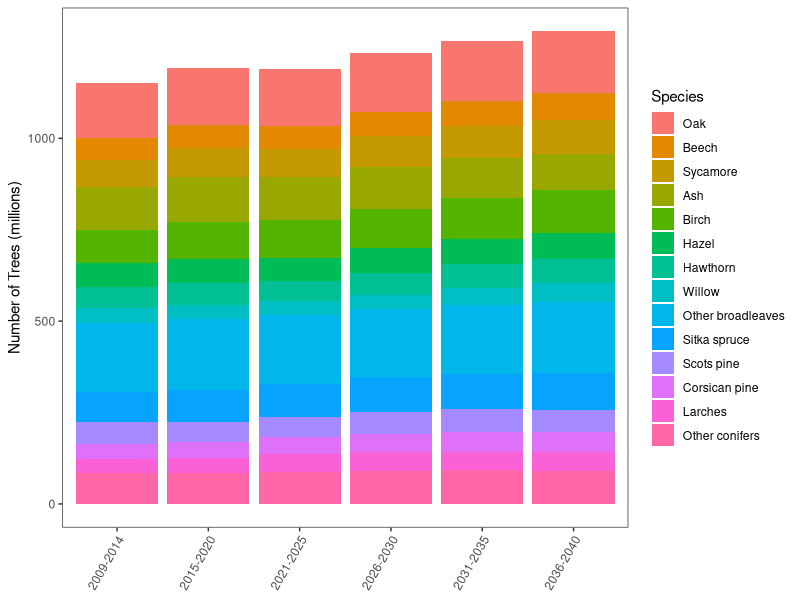
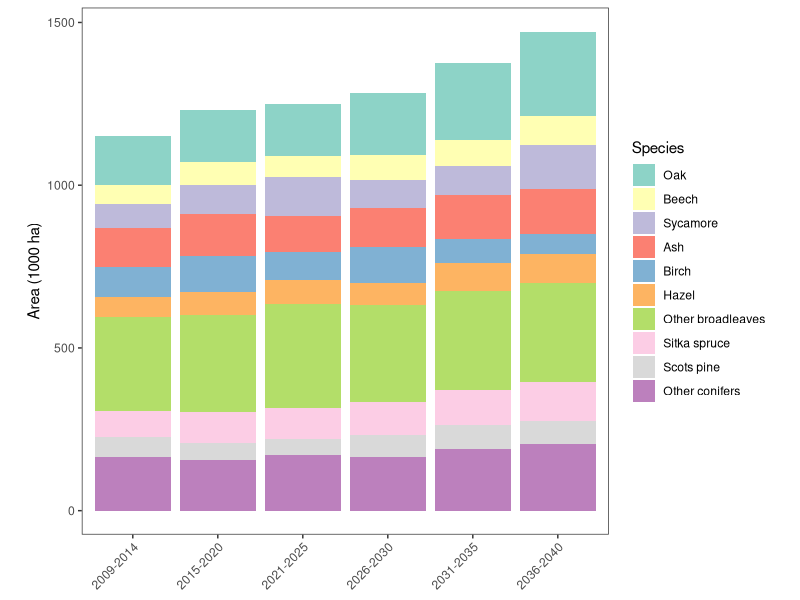
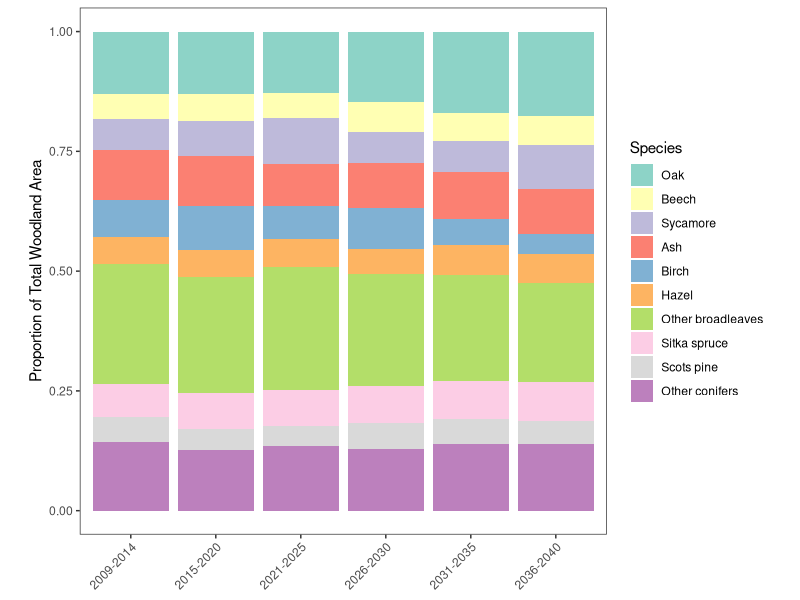
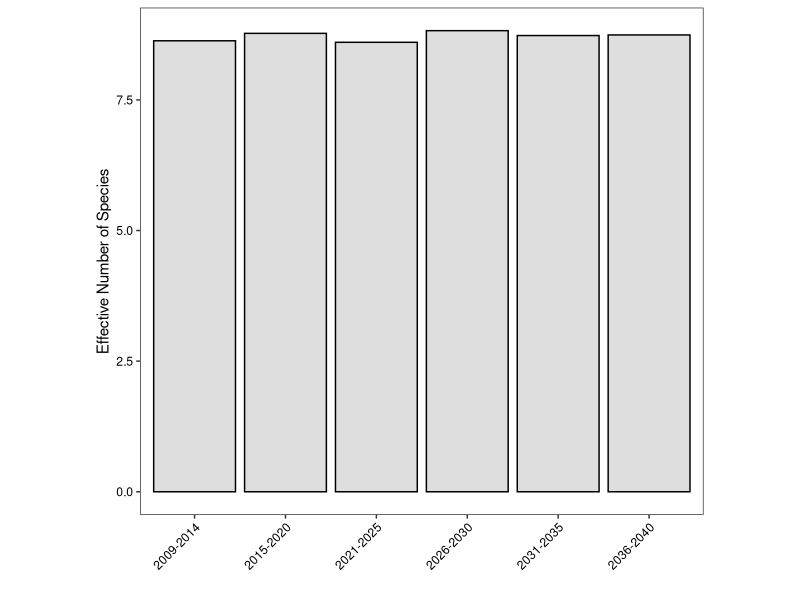
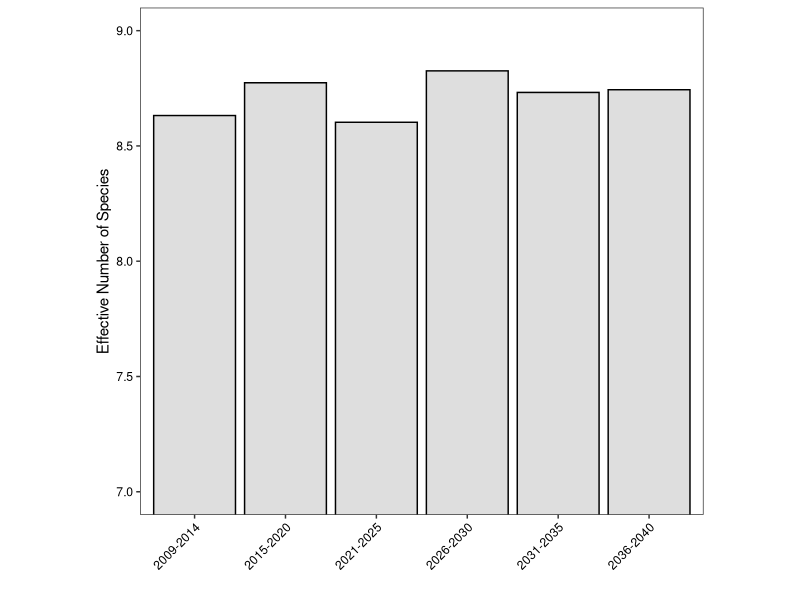
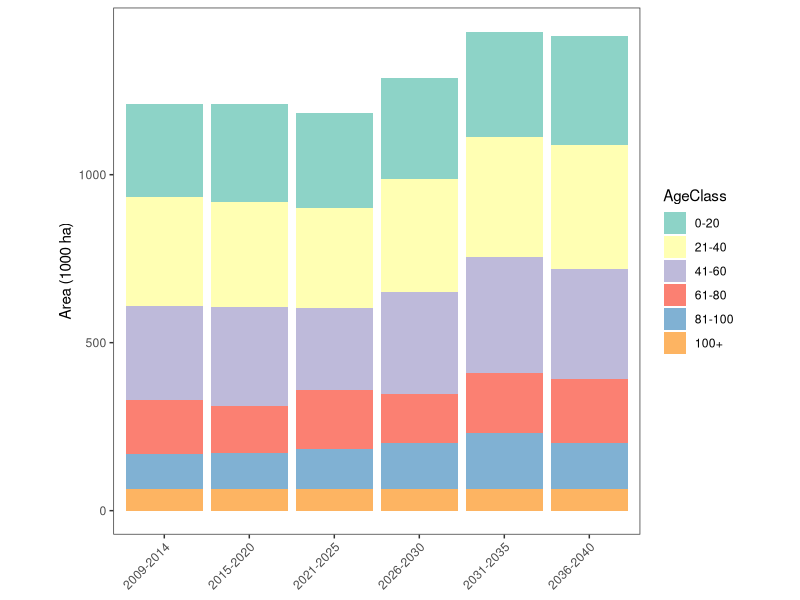
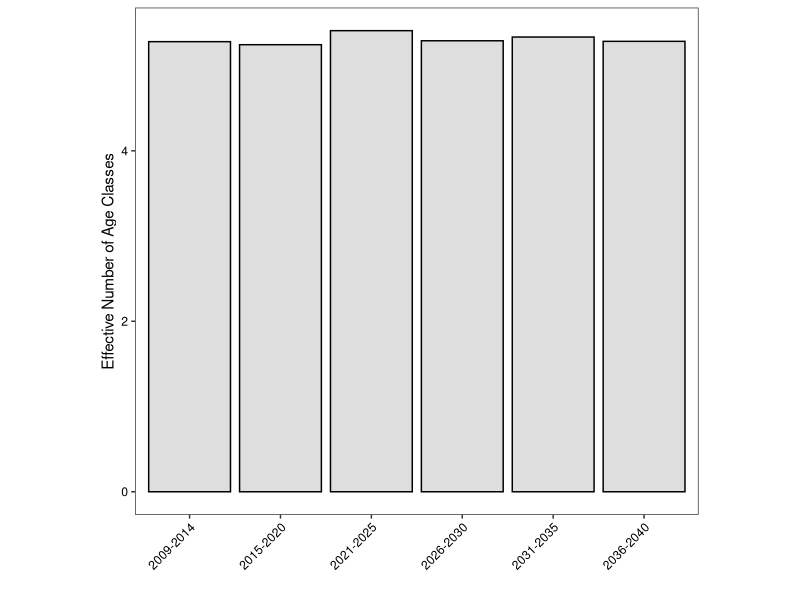
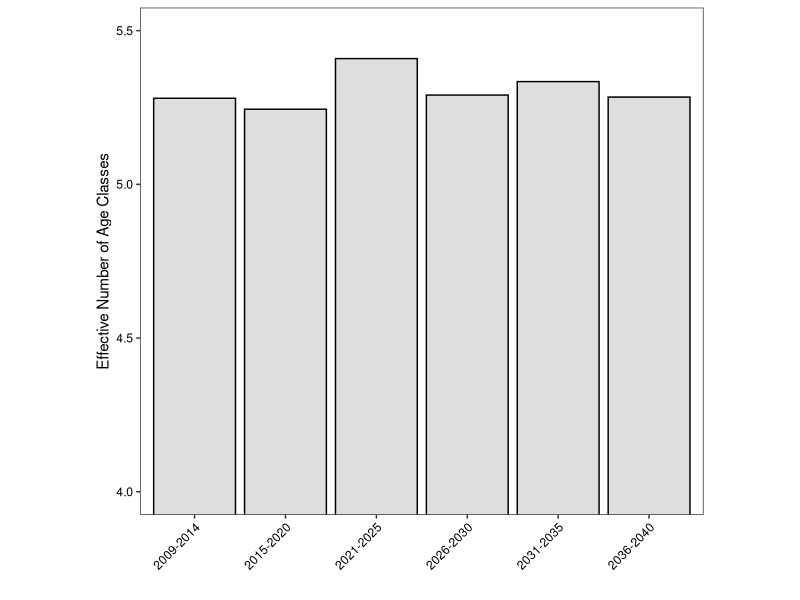

Write R code to recreate these figures, in order.
##Script Name: New Diversity Graphs

##Author: Izzy Hassall, Ecosystems Analysis
##Contact (if different from above):

##Date Created: 2020-02-26

##Date Modified:

##Licence:

##Abstract:
#Species/Age/DBH diversity - species/age/dbh class composition by area over time, current snapshot (table), ENS 

##R version 3.6.1 (2019-07-05)
##Dependencies:
library(readxl)
library(tidyr)
library(ggplot2)
library(plyr)
library(dplyr)
library(vegan)
library(reshape)

#NFI Annual Stats Release
#Interim estimates at March 2012 - data I was already using in other scripts 

###Change existing graphs so that mock data shows a general trend and more distinct changes###
##SPECIES##################################################
#Generate mock dataset to show changes in SPECIES diversity over time
#Based on area in thousand ha
#FOR ALL SPECIES WITH OVER 40,000 HA
species<-c("Oak","Beech","Sycamore","Ash","Birch","Hazel","Hawthorn","Willow","Other broadleaves","Sitka spruce","Scots pine","Corsican pine","Larches","Other conifers")
all_mock<-matrix(c(151,155,155,160,165,170,
                   59,64,62,67,68,72,
                   74,79,78,83,87,93,
                   120,124,118,115,110,100,
                   90,100,104,108,112,118,
                   64,66,62,68,70,70,
                   57,60,55,60,65,67,
                   41,38,37,40,45,50,
                   191,195,190,186,190,196,
                   80,87,90,94,95,100,
                   61,54,56,60,63,60,
                   40,44,46,50,56,54,
                   40,40,48,52,48,53,
                   84,86,88,90,93,90),
                 nrow=6)
colnames(all_mock)=species
blocks<-c("2009-2014","2015-2020","2021-2025","2026-2030","2031-2035","2036-2040")
rownames(all_mock)=blocks

#Restructure using melt()
all_mock<-melt(all_mock)
#Change column names
colnames(all_mock)<-c("Block","Species","Total")

#Divided bar charts to show change over time
#Specify order of species to correspond with NFI
ggplot(data=all_mock,aes(x=Block,y=Total,fill=Species))+
  labs(y="Number of Trees (millions)")+
  geom_bar(stat="identity")+
  theme_bw()+
  theme(panel.grid.major=element_blank(),panel.grid.minor=element_blank())+
  theme(axis.text.x=element_text(angle=60,hjust=1))+
  theme(axis.title.x=element_blank())
#Still too many divisions

##################################################
#MAKE TEN CATEGORIES 
species_cut<-c("Oak","Beech","Sycamore","Ash","Birch","Hazel","Other broadleaves","Sitka spruce","Scots pine","Other conifers")
all_mock_cut<-matrix(c(151,160,160,190,234,260,
                   59,70,65,78,80,89,
                   74,90,120,85,90,134,
                   120,129,110,120,134,140,
                   90,112,85,110,75,60,
                   64,69,75,68,85,90,
                   289,300,320,300,305,305,
                   80,93,95,99,108,120,
                   61,54,50,68,73,70,
                   164,155,170,166,190,204),
                 nrow=6)
colnames(all_mock_cut)=species_cut
rownames(all_mock_cut)=blocks

#Restructure using melt()
all_mock_melt<-melt(all_mock_cut)
#Change column names
colnames(all_mock_melt)<-c("Block","Species","Total")

#Divided bar charts to show change over time
#Specify order of species to correspond with NFI
all_mock_melt$Species<-factor(all_mock_melt$Species,levels=c("Oak","Beech","Sycamore","Ash","Birch","Hazel","Other broadleaves","Sitka spruce","Scots pine","Other conifers"))
plot<-ggplot(data=all_mock_melt,aes(x=Block,y=Total,fill=Species))+
  labs(y="Area (1000 ha)")+
  geom_bar(stat="identity")+
  scale_fill_brewer(palette="Set3")+
  theme_bw()+
  theme(panel.grid.major=element_blank(),panel.grid.minor=element_blank())+
  theme(axis.text.x=element_text(angle=45,hjust=1))+
  theme(axis.title.x=element_blank())
plot+theme(aspect.ratio=1)

################################################################
#Proportional stacked bar chart
#Add proportion column to df
df0914<-filter(all_mock_melt,Block=="2009-2014")
df1520<-filter(all_mock_melt,Block=="2015-2020")
df2025<-filter(all_mock_melt,Block=="2021-2025")
df2530<-filter(all_mock_melt,Block=="2026-2030")
df3035<-filter(all_mock_melt,Block=="2031-2035")
df3540<-filter(all_mock_melt,Block=="2036-2040")
df0914=mutate(df0914,Proportion=Total/sum(Total))
df1520=mutate(df1520,Proportion=Total/sum(Total))
df2025=mutate(df2025,Proportion=Total/sum(Total))
df2530=mutate(df2530,Proportion=Total/sum(Total))
df3035=mutate(df3035,Proportion=Total/sum(Total))
df3540=mutate(df3540,Proportion=Total/sum(Total))
#Df of proportions
all_prop<-rbind(df0914,df1520,df2025,df2530,df3035,df3540)
sapply(all_prop,class)
all_prop$Species<-factor(all_prop$Species,levels=c("Oak","Beech","Sycamore","Ash","Birch","Hazel","Other broadleaves","Sitka spruce","Scots pine","Other conifers"))
#Plot proportional stacked bar chart
plot<-ggplot(data=all_prop,aes(x=Block,y=Proportion,fill=Species))+
  labs(y="Proportion of Total Woodland Area")+
  geom_bar(stat="identity")+
  theme_bw()+
  scale_fill_brewer(palette="Set3")+
  theme(panel.grid.major=element_blank(),panel.grid.minor=element_blank())+
  theme(axis.text.x=element_text(angle=45,hjust=1))+
  theme(axis.title.x=element_blank())
plot+theme(aspect.ratio=1)

###########################################################
#Shannon diversity index on mock data
all_mock_div<-diversity(all_mock_cut)
all_mock_div
#Create data frame
all_mock_div<-data.frame(blocks,all_mock_div)
names(all_mock_div)[names(all_mock_div)=="all_mock_div"]<-"Shannon"

#Calculate ENS for all species 
all_mock_div$ENS<-exp(all_mock_div$Shannon)
div_plot<-ggplot(data=all_mock_div,aes(x=blocks,y=ENS))+
  geom_bar(stat="identity",fill="grey87",colour="black")+
  theme_bw()+
  theme(panel.grid.major=element_blank(),panel.grid.minor=element_blank())+
  theme(axis.text.x=element_text(angle=45,hjust=1,colour="black"))+
  theme(axis.text.y=element_text(colour="black"))+
  labs(x="",y="Effective Number of Species")
div_plot+theme(aspect.ratio=0.9)

#Crop y axis
all_mock_div$ENS<-exp(all_mock_div$Shannon)
div_plot<-ggplot(data=all_mock_div,aes(x=blocks,y=ENS))+
  geom_bar(stat="identity",fill="grey87",colour="black")+
  theme_bw()+
  theme(panel.grid.major=element_blank(),panel.grid.minor=element_blank())+
  theme(axis.text.x=element_text(angle=45,hjust=1,colour="black"))+
  theme(axis.text.y=element_text(colour="black"))+
  labs(x="",y="Effective Number of Species")+
  coord_cartesian(ylim=c(7,9))
div_plot+theme(aspect.ratio=0.9)
###################################################################
##AGE##############################################################
###################################################################

##Stocked area data for both broadleaves and conifer species
#Create mock dataset with AreaTotal as starting point 
age_mock<-matrix(c(276,290,282,299,313,326,
                       324,312,298,338,358,369,
                       280,295,245,302,345,327,
                       161,140,174,147,178,189,
                       104,108,120,137,168,137,
                       64,64,65,64,64,65),
                     nrow=6,
                     dimnames=list(c("2009-2014","2015-2020","2021-2025","2026-2030","2031-2035","2036-2040"),
                                   c("0-20","21-40","41-60","61-80","81-100","100+")))
age_melt<-melt(age_mock)
colnames(age_melt)<-c("Block","AgeClass","TotalArea")
age_melt<-as.data.frame(age_melt)
sapply(age_melt,class)
age_melt$AgeClass<-factor(age_melt$AgeClass,levels=c("0-20","21-40","41-60","61-80","81-100","100+"))
plot<-ggplot(data=age_melt,aes(x=Block,y=TotalArea,fill=AgeClass))+
  labs(y="Area (1000 ha)")+
  geom_bar(stat="identity")+
  scale_fill_brewer(palette="Set3")+
  theme_bw()+
  theme(panel.grid.major=element_blank(),panel.grid.minor=element_blank())+
  theme(axis.text.x=element_text(angle=45,hjust=1))+
  theme(axis.title.x=element_blank())
plot+theme(aspect.ratio=1)

#Calculate Shannon and ENS
age_all_div<-diversity(age_mock)
years<-c("2009-2014","2015-2020","2021-2025","2026-2030","2031-2035","2036-2040")
age_all_div<-data.frame(years,age_all_div)
names(age_all_div)[names(age_all_div)=="age_all_div"]<-"Shannon"
sapply(age_all_div,class)
#Calculate ENS for all species 
age_all_div$ENS<-exp(age_all_div$Shannon)
age_plot<-ggplot(data=age_all_div,aes(x=years,y=ENS))+
  geom_bar(stat="identity",fill="grey87",colour="black")+
  theme_bw()+
  theme(panel.grid.major=element_blank(),panel.grid.minor=element_blank())+
  theme(axis.text.x=element_text(angle=45,hjust=1,colour="black"))+
  theme(axis.text.y=element_text(colour="black"))+
  labs(x="",y="Effective Number of Age Classes")
age_plot+theme(aspect.ratio=0.9)
#Calculate ENS for all species with croppped axis
age_plot<-ggplot(data=age_all_div,aes(x=years,y=ENS))+
  geom_bar(stat="identity",fill="grey87",colour="black")+
  theme_bw()+
  theme(panel.grid.major=element_blank(),panel.grid.minor=element_blank())+
  theme(axis.text.x=element_text(angle=45,hjust=1,colour="black"))+
  theme(axis.text.y=element_text(colour="black"))+
  labs(x="",y="Effective Number of Age Classes")+
  coord_cartesian(ylim=c(4,5.5))
age_plot+theme(aspect.ratio=0.9)

##############################################################
##SIZE########################################################
#############################################################
#Stacked bar plots over time
bl_mock<-matrix(c(70,79,89,93,100,105,
                  127,114,132,157,165,181,
                  201,165,198,234,253,267,
                  172,189,143,158,189,212,
                  157,157,176,162,166,172,
                  84,89,93,93,98,100,
                  73,73,74,76,80,76),
                nrow=6,
                dimnames=list(c("2009-2014","2015-2020","2021-2025","2025-2030","2031-2035","2036-2040"),
                              c("0-10","11-20","21-40","41-60","61-80","81-100","100+")))


bl_mock_melt<-melt(bl_mock)
colnames(bl_mock_melt)<-c("Block","DBHClass","Total")
bl_mock_melt<-as.data.frame(bl_mock_melt)
sapply(bl_mock_melt,class)
bl_mock_melt$DBHClass<-factor(bl_mock_melt$DBHClass,levels=c("0-10","11-20","21-40","41-60","61-80","81-100","100+"))
size_plot<-ggplot(data=bl_mock_melt,aes(x=Block,y=Total,fill=DBHClass))+
  labs(y="Area (1000 ha)")+
  geom_bar(stat="identity")+
  scale_fill_brewer(palette="Set3")+
  theme_bw()+
  theme(panel.grid.major=element_blank(),panel.grid.minor=element_blank())+
  theme(axis.text.x=element_text(angle=45,hjust=1))+
  theme(axis.title.x=element_blank())
size_plot+theme(aspect.ratio=0.9)

#Calculate Shannon diversity
blocks<-c("2009-2014","2015-2020","2021-2025","2026-2030","2031-2035","2036-2040")
size_div<-diversity(bl_mock)
size_div
size_div<-data.frame(blocks,size_div)
names(size_div)[names(size_div)=="size_div"]<-"Shannon"
#Plot Shannon over time 
ggplot(data=size_div,aes(x=blocks,y=Shannon))+
  geom_bar(stat="identity",width=0.75,colour="black",fill="grey87")+
  labs(x="",y="Shannon H")+
  coord_cartesian(ylim=c(1.6,1.62))+
  theme_bw()+
  theme(panel.grid.major=element_blank(),panel.grid.minor=element_blank())+
  theme(axis.text.x=element_text(angle=50,hjust=1))+
  theme(axis.text.x=element_text(colour="black"))+
  theme(axis.text.y=element_text(colour="black"))

#Calculate ENS of DBH Broadleaves diversity
size_div$ENS<-exp(size_div$Shannon)
size_plot<-ggplot(data=size_div,aes(x=blocks,y=ENS))+
  geom_bar(stat="identity",colour="black",fill="grey87")+
  labs(x="",y="Effective Number of DBH Classes")+
  theme_bw()+
  theme(panel.grid.major=element_blank(),panel.grid.minor=element_blank())+
  theme(axis.text.x=element_text(angle=45,hjust=1))+
  theme(axis.text.x=element_text(colour="black"))+
  theme(axis.text.y=element_text(colour="black"))
size_plot+theme(aspect.ratio=0.9)
#Cropped y axis
size_plot<-ggplot(data=size_div,aes(x=blocks,y=ENS))+
  geom_bar(stat="identity",colour="black",fill="grey87")+
  labs(x="",y="Effective Number of DBH Classes")+
  theme_bw()+
  theme(panel.grid.major=element_blank(),panel.grid.minor=element_blank())+
  theme(axis.text.x=element_text(angle=45,hjust=1))+
  theme(axis.text.x=element_text(colour="black"))+
  theme(axis.text.y=element_text(colour="black"))+
  coord_cartesian(ylim=c(5,7))
size_plot+theme(aspect.ratio=0.9)
